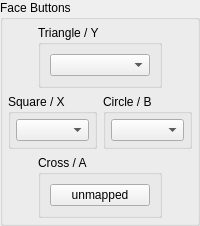
           <widget class="QGroupBox" name="gb_face_buttons">
            <property name="sizePolicy">
             <sizepolicy hsizetype="Preferred" vsizetype="Fixed">
              <horstretch>0</horstretch>
              <verstretch>0</verstretch>
             </sizepolicy>
            </property>
            <property name="title">
             <string>Face Buttons</string>
            </property>
            <layout class="QVBoxLayout" name="gb_face_buttons_layout">
             <property name="leftMargin">
              <number>5</number>
             </property>
             <property name="topMargin">
              <number>5</number>
             </property>
             <property name="rightMargin">
              <number>5</number>
             </property>
             <property name="bottomMargin">
              <number>5</number>
             </property>
             <item>
              <widget class="QWidget" name="widget_triangle" native="true">
               <layout class="QHBoxLayout" name="widget_triangle_layout">
                <property name="leftMargin">
                 <number>0</number>
                </property>
                <property name="topMargin">
                 <number>0</number>
                </property>
                <property name="rightMargin">
                 <number>0</number>
                </property>
                <property name="bottomMargin">
                 <number>0</number>
                </property>
                <item>
                 <widget class="QGroupBox" name="gb_triangle">
                  <property name="sizePolicy">
                   <sizepolicy hsizetype="Preferred" vsizetype="Fixed">
                    <horstretch>0</horstretch>
                    <verstretch>0</verstretch>
                   </sizepolicy>
                  </property>
                  <property name="minimumSize">
                   <size>
                    <width>124</width>
                    <height>0</height>
                   </size>
                  </property>
                  <property name="maximumSize">
                   <size>
                    <width>0</width>
                    <height>16777215</height>
                   </size>
                  </property>
                  <property name="title">
                   <string>Triangle / Y</string>
                  </property>
                  <layout class="QVBoxLayout" name="verticalLayout_3">
                   <item>
                    <widget class="QComboBox" name="YBox">
                     <property name="enabled">
                      <bool>true</bool>
                     </property>
                     <property name="sizePolicy">
                      <sizepolicy hsizetype="Preferred" vsizetype="Fixed">
                       <horstretch>0</horstretch>
                       <verstretch>0</verstretch>
                      </sizepolicy>
                     </property>
                    </widget>
                   </item>
                  </layout>
                 </widget>
                </item>
               </layout>
              </widget>
             </item>
             <item>
              <layout class="QHBoxLayout" name="layout_square_circle">
               <item>
                <widget class="QGroupBox" name="gb_square">
                 <property name="title">
                  <string>Square / X</string>
                 </property>
                 <layout class="QVBoxLayout" name="gb_square_layout">
                  <property name="leftMargin">
                   <number>5</number>
                  </property>
                  <property name="topMargin">
                   <number>5</number>
                  </property>
                  <property name="rightMargin">
                   <number>5</number>
                  </property>
                  <property name="bottomMargin">
                   <number>5</number>
                  </property>
                  <item>
                   <widget class="QComboBox" name="XBox"/>
                  </item>
                 </layout>
                </widget>
               </item>
               <item>
                <widget class="QGroupBox" name="gb_circle">
                 <property name="title">
                  <string>Circle / B</string>
                 </property>
                 <layout class="QVBoxLayout" name="gb_circle_layout">
                  <property name="leftMargin">
                   <number>5</number>
                  </property>
                  <property name="topMargin">
                   <number>5</number>
                  </property>
                  <property name="rightMargin">
                   <number>5</number>
                  </property>
                  <property name="bottomMargin">
                   <number>5</number>
                  </property>
                  <item>
                   <widget class="QComboBox" name="BBox"/>
                  </item>
                 </layout>
                </widget>
               </item>
              </layout>
             </item>
             <item>
              <widget class="QWidget" name="widget_cross" native="true">
               <layout class="QHBoxLayout" name="widget_cross_layout">
                <property name="leftMargin">
                 <number>0</number>
                </property>
                <property name="topMargin">
                 <number>0</number>
                </property>
                <property name="rightMargin">
                 <number>0</number>
                </property>
                <property name="bottomMargin">
                 <number>0</number>
                </property>
                <item>
                 <widget class="QGroupBox" name="gb_cross">
                  <property name="minimumSize">
                   <size>
                    <width>124</width>
                    <height>0</height>
                   </size>
                  </property>
                  <property name="maximumSize">
                   <size>
                    <width>124</width>
                    <height>16777215</height>
                   </size>
                  </property>
                  <property name="title">
                   <string>Cross / A</string>
                  </property>
                  <layout class="QVBoxLayout" name="verticalLayout_5">
                   <item>
                    <widget class="QPushButton" name="CrossButton">
                     <property name="text">
                      <string>unmapped</string>
                     </property>
                    </widget>
                   </item>
                  </layout>
                 </widget>
                </item>
               </layout>
              </widget>
             </item>
            </layout>
           </widget>
